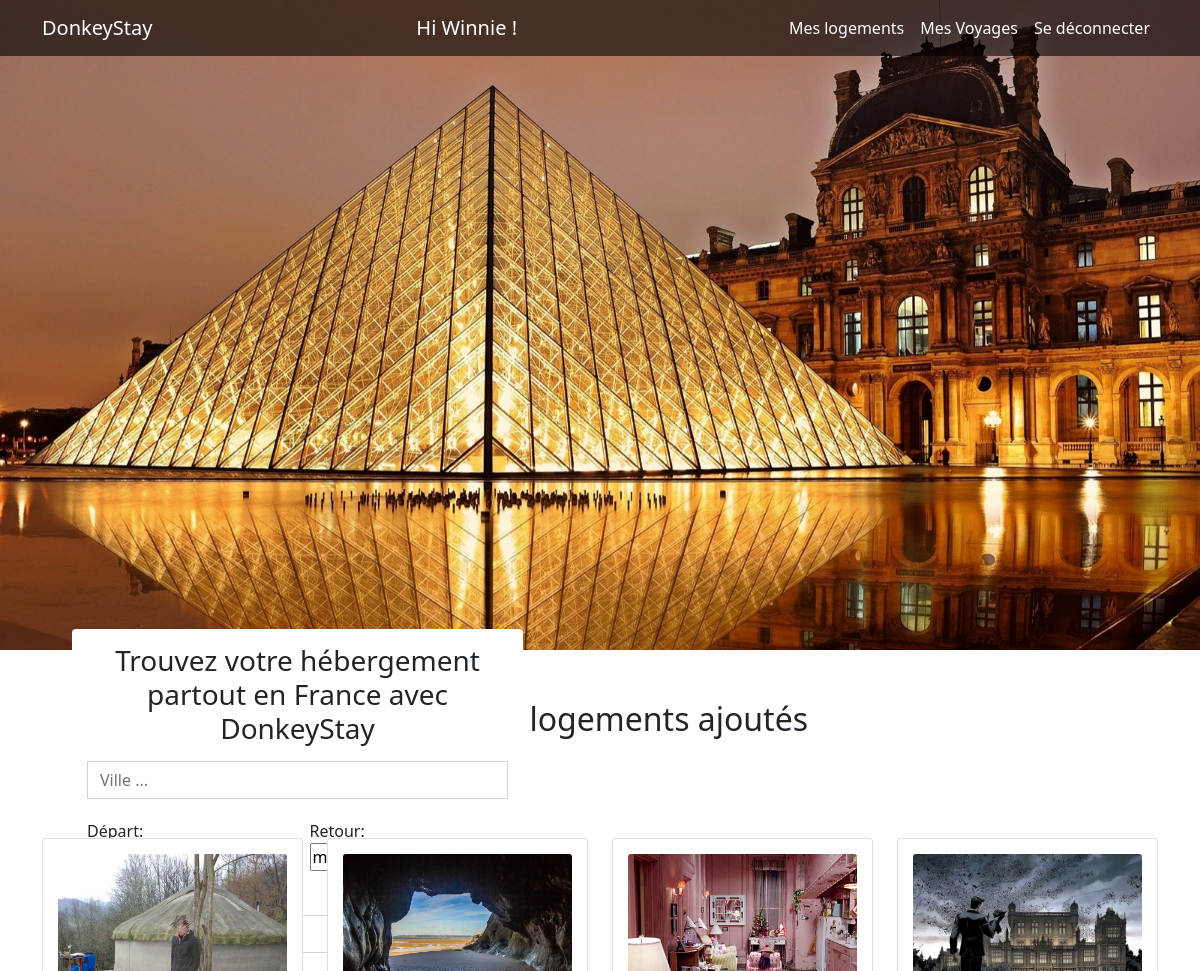
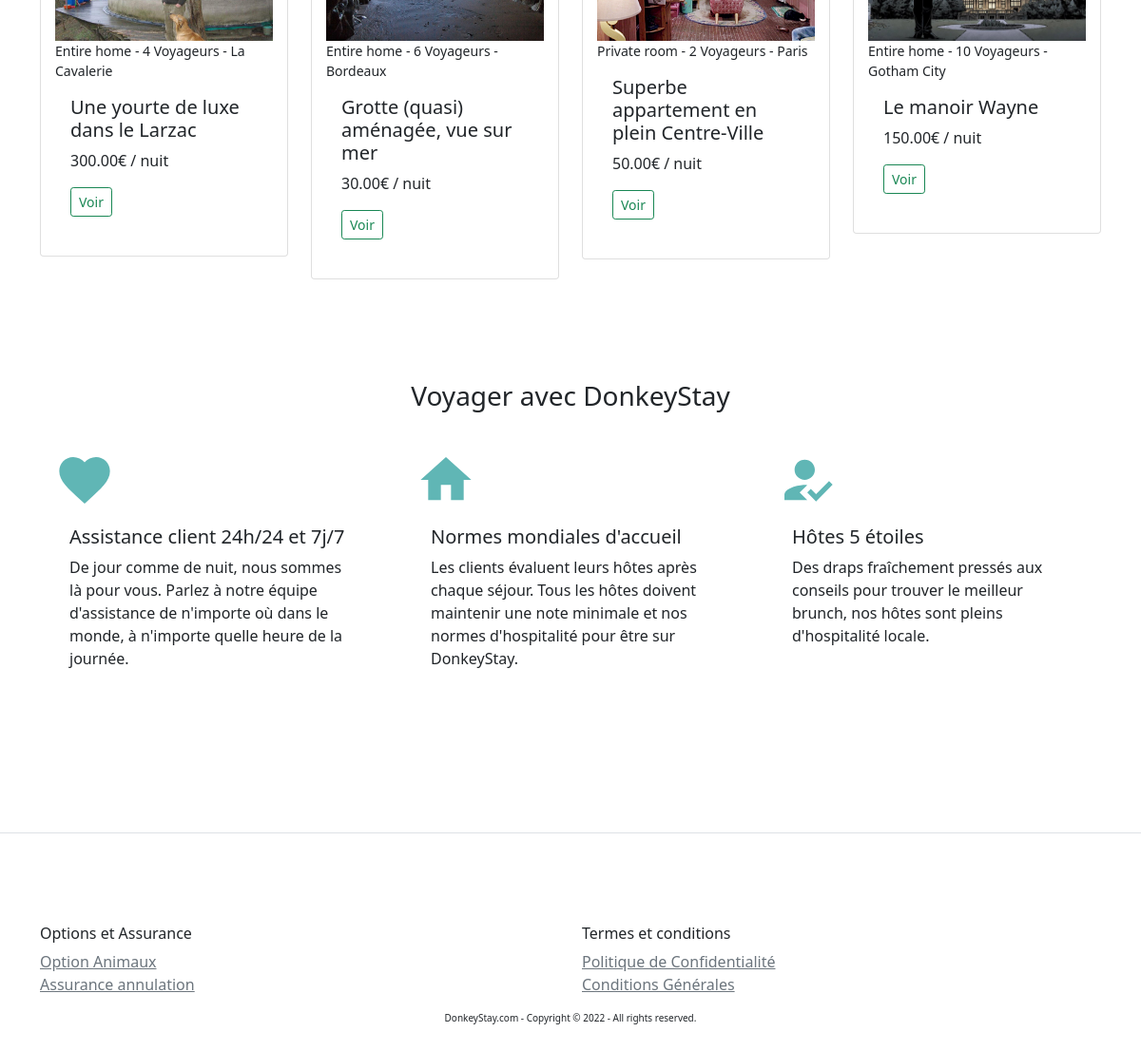
Page / (signed in) on the committed database (2 pictures, top to bottom).
### tables this page shows
CREATE TABLE IF NOT EXISTS `image` (
  `id` INT NOT NULL AUTO_INCREMENT,
  `img` VARCHAR(200) NOT NULL,
  `room_id` INT NOT NULL,
  PRIMARY KEY (`id`, `room_id`),
  CONSTRAINT `fk_Images_Rooms1`
    FOREIGN KEY (`room_id`)
    REFERENCES `room` (`id`)
    ON DELETE NO ACTION
    ON UPDATE NO ACTION);

CREATE TABLE IF NOT EXISTS `room` (
  `id` INT NOT NULL AUTO_INCREMENT,
  `roomtype_id` INT NOT NULL,
  `hometype_id` INT NOT NULL,
  `title` VARCHAR(80) NOT NULL,
  `description` MEDIUMTEXT NULL,
  `nb_bedroom` INT NOT NULL,
  `nb_bathroom` INT NOT NULL,
  `price` DECIMAL(6,2) NOT NULL,
  `adress` VARCHAR(200) NOT NULL,
  `city` VARCHAR(45) NOT NULL,
  `has_tv` TINYINT(1) NOT NULL,
  `has_wifi` TINYINT(1) NOT NULL,
  `has_kitchen` TINYINT(1) NOT NULL,
  `has_aircon` TINYINT(1) NOT NULL,
  `start_dispo` DATE NOT NULL,
  `end_dispo` DATE NOT NULL,
  `user_id` INT NOT NULL,
  `capacity_id` INT NOT NULL,
  PRIMARY KEY (`id`, `roomtype_id`, `hometype_id`, `user_id`, `capacity_id`),
  CONSTRAINT `fk_Rooms_Roomtypes1`
    FOREIGN KEY (`roomtype_id`)
    REFERENCES `roomtype` (`id`)
    ON DELETE NO ACTION
    ON UPDATE NO ACTION,
  CONSTRAINT `fk_Rooms_Hometypes1`
    FOREIGN KEY (`hometype_id`)
    REFERENCES `hometype` (`id`)
    ON DELETE NO ACTION
    ON UPDATE NO ACTION,
  CONSTRAINT `fk_room_user1`
    FOREIGN KEY (`user_id`)
    REFERENCES `user` (`id`)
    ON DELETE NO ACTION
    ON UPDATE NO ACTION,
  CONSTRAINT `fk_room_capacity1`
    FOREIGN KEY (`capacity_id`)
    REFERENCES `capacity` (`id`)
    ON DELETE NO ACTION
    ON UPDATE NO ACTION);

CREATE TABLE IF NOT EXISTS `roomtype` (
  `id` INT NOT NULL AUTO_INCREMENT,
  `rname` VARCHAR(45) NOT NULL,
  PRIMARY KEY (`id`));

CREATE TABLE IF NOT EXISTS `capacity` (
  `id` INT NOT NULL AUTO_INCREMENT,
  `nb_traveler` VARCHAR(45) NOT NULL,
  PRIMARY KEY (`id`));

### index.php (the view, shortened to what this page needs)
<?php
require_once "searchBar.php";
?>
<section>
    <div>
        <div class="container">
            <h2 class="h2-index">Derniers logements ajoutés</h2>
            <div class="row">
                <?php
                $lastestAddQuery = $dbh->query('SELECT room.*,rname,nb_traveler FROM room INNER JOIN roomtype ON roomtype.id = room.roomtype_id INNER JOIN capacity ON capacity.id = room.capacity_id ORDER BY id DESC LIMIT 4');
                $lastestAdd = $lastestAddQuery->fetchall(PDO::FETCH_ASSOC);
                foreach ($lastestAdd as $row_lastestAdd) {
                    $lastestAddImgQuery = $dbh->query('SELECT * FROM image WHERE room_id =' . $row_lastestAdd['id'] . ' LIMIT 1');
                    $lastestAddImg = $lastestAddImgQuery->fetchall(PDO::FETCH_ASSOC);
                    echo '<div class="col-lg-3 mb-3">';
                    echo '<div class="card">';
                    foreach ($lastestAddImg as $row_lastestAddImg) {
                        if ($row_lastestAddImg['room_id'] === $row_lastestAdd['id']) {
                            echo '<img src="' . $row_lastestAddImg['img'] . '" alt="" class="card-img-top">';
                        }
                    }
                    echo '<small>' . $row_lastestAdd['rname'] . ' - ' . $row_lastestAdd['nb_traveler'] . ' - ' . $row_lastestAdd['city'] . '</small>';
                    echo '<div class="card-body">';
                    echo '<h5 class="card-title">' . $row_lastestAdd['title'] . '</h5>';
                    echo '<p class="card-text">' . $row_lastestAdd['price'] . '€ / nuit</p>';
                    echo '<a href="lodging_info.php?id=' . $row_lastestAdd['id'] . '" class="btn btn-outline-success btn-sm">Voir</a>';
                    echo '</div>';
                    echo '</div>';
                    echo '</div>';
                }
                ?>
            </div>
        </div>
    </div>
</section>
<section>
    <div class="container-fluid container py-3 mt-4">
        <h2 class="h3">Voyager avec DonkeyStay</h2>
        <div class="row mt-4">
            <div class="col-md-4">
                <div class="card mb-3 border-0">
                    <svg viewBox="0 0 24 24" xmlns="http://www.w3.org/2000/svg" width="64" height="64">
                        <path d="M0 0h24v24H0z" fill="none" />
                        <path d="M12 21.35l-1.45-1.32C5.4 15.36 2 12.28 2 8.5 2 5.42 4.42 3 7.5 3c1.74 0 3.41.81 4.5 2.09C13.09 3.81 14.76 3 16.5 3 19.58 3 22 5.42 22 8.5c0 3.78-3.4 6.86-8.55 11.54L12 21.35z" />
                    </svg>
                    <div class="card-body pl-0">
                        <h5 class="card-title">Assistance client 24h/24 et 7j/7</h5>
                        <p class="card-text">De jour comme de nuit, nous sommes là pour vous. Parlez à notre équipe d'assistance de n'importe où dans le monde, à n'importe quelle heure de la journée.</p>
                    </div>
                </div>
            </div>
            <div class="col-md-4">
                <div class="card mb-3 border-0">
                    <svg xmlns="http://www.w3.org/2000/svg" width="64" height="64" viewBox="0 0 24 24">
                        <path d="M10 20v-6h4v6h5v-8h3L12 3 2 12h3v8z" />
                        <path d="M0 0h24v24H0z" fill="none" />
                    </svg>
                    <div class="card-body pl-0">
                        <h5 class="card-title">Normes mondiales d'accueil</h5>
                        <p class="card-text">Les clients évaluent leurs hôtes après chaque séjour. Tous les hôtes doivent maintenir une note minimale et nos normes d'hospitalité pour être sur DonkeyStay.</p>
                    </div>
                </div>
            </div>
            <div class="col-md-4">
                <div class="card mb-3 border-0">
                    <div class="card-body pl-0">
                        <h5 class="card-title">Hôtes 5 étoiles</h5>
                        <p class="card-text">Des draps fraîchement pressés aux conseils pour trouver le meilleur brunch, nos hôtes sont pleins d'hospitalité locale.</p>
                    </div>
                </div>
            </div>
        </div>
    </div>
</section>
<div class="container-fluid border-top mt-5">
    <?php
    require_once "footer.php";
    ?>

### rows in the picture
room: roomtype.rname "Entire home", capacity.nb_traveler "4 Voyageurs", city "La Cavalerie", title "Une yourte de luxe dans le Larzac", price "300.00"
image: img (picture)
room: roomtype.rname "Entire home", capacity.nb_traveler "6 Voyageurs", city "Bordeaux", title "Grotte (quasi) aménagée, vue sur mer", price "30.00"
image: img (picture)
room: roomtype.rname "Private room", capacity.nb_traveler "2 Voyageurs", city "Paris", title "Superbe appartement en plein Centre-Ville", price "50.00"
image: img (picture)
room: roomtype.rname "Entire home", capacity.nb_traveler "10 Voyageurs", city "Gotham City", title "Le manoir Wayne", price "150.00"
image: img (picture)

### other values in the picture
$_SESSION['name'] "Winnie"
